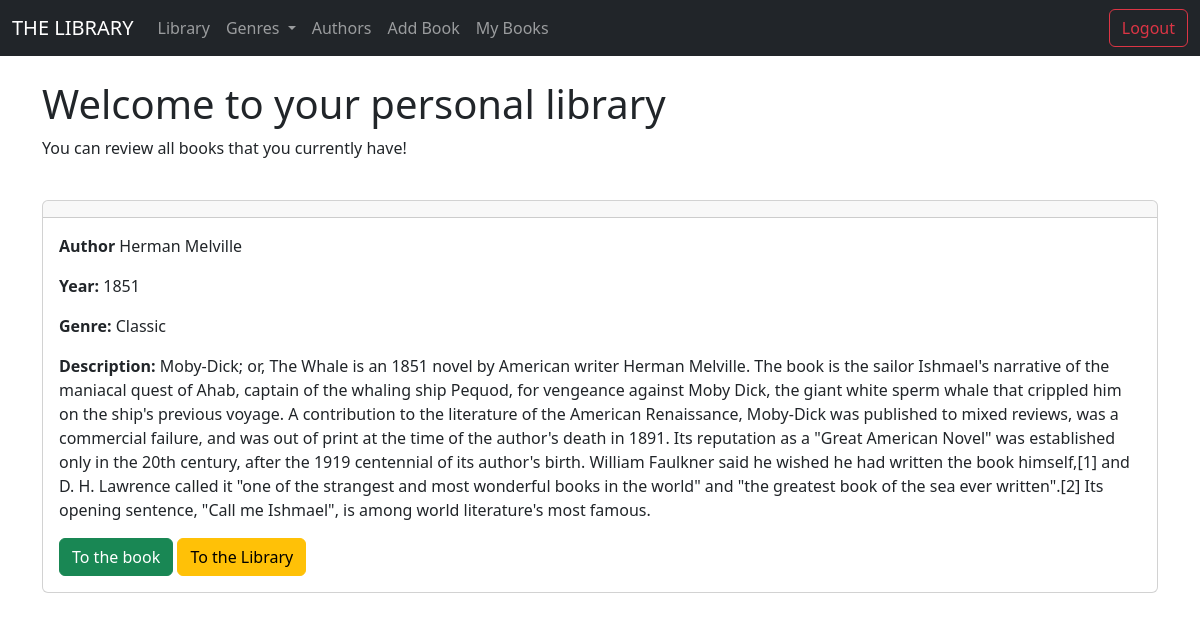
Page /mybooks (signed in) on the earlier database version.
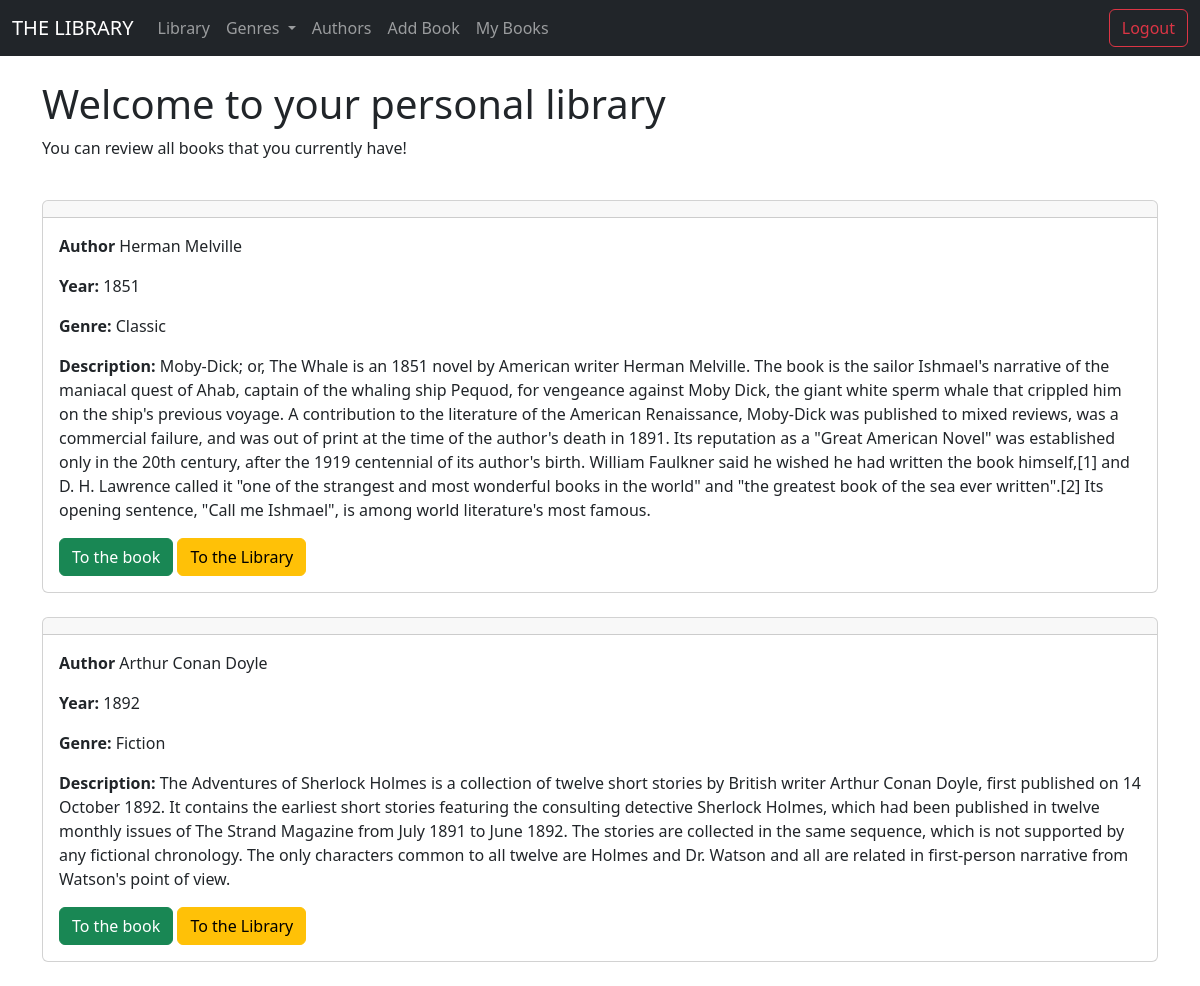
Same page on the later database version.
### models/db_models.py (models this page shows)
class Library(db.Model):
    id = db.Column(db.Integer, primary_key=True)
    user_id = db.Column(db.Integer, db.ForeignKey("users.id"))
    book_id = db.Column(db.Integer, db.ForeignKey("book.id"))

class Book(db.Model):
    id = db.Column(db.Integer, primary_key=True)
    title = db.Column(db.String(100), nullable=False, unique=False)
    author_name = db.Column(db.String(100), nullable=False, unique=False)
    author_surname = db.Column(db.String(100), nullable=True, unique=False)
    year = db.Column(db.String(100), nullable=False, unique=False)
    genre = db.Column(db.String(50), nullable=False, unique=False)
    description = db.Column(db.Text)
    reviews = db.relationship("Review", backref='reviewed_book')
    reader = db.relationship("Library", backref='stored_book')

### main.py (the view)
@app.route('/mybooks', methods = ['GET', 'POST'])
@login_required
def my_books():
    all_books = Library.query.filter_by(user_id=current_user.id)
    return render_template("mybooks.html", all_books=all_books)

### main.py (called while the page is built)
@login_manager.user_loader
def load_user(user_id):
    return Users.query.get(int(user_id))

### templates/mybooks.html (shortened to what this page needs)
{% extends 'base.html'%}
{% block content %}
<br>
{% if current_user.is_authenticated %}
<h1>Welcome to your personal library</h1>
<p>You can review all books that you currently have!</p>
<br>
{% for book in all_books %}
    <div class="card">
      <h5 class="card-header"> {{book.title}}</h5>
      <div class="card-body">
          <p class="card-text"><strong>Author</strong> {{book.stored_book.author_name}} {{book.stored_book.author_surname}}</p>
          <p class="card-text"><strong>Year:</strong> {{book.stored_book.year}}</p>
          <p class="card-text"><strong>Genre:</strong> {{book.stored_book.genre}}</p>
          <p class="card-text"><strong>Description:</strong> {{book.stored_book.description}}</p>
          <a href={{url_for('book', id=book.id)}}  class="btn btn-success">To the book</a>
          <a href={{url_for('home')}}  class="btn btn-warning">To the Library</a>
      </div>
    </div>
<br>
{% endfor %}
{% endif %}
{% endblock %}

Differences in the rows shown:
added Library: stored_book.author_name "Arthur", stored_book.author_surname "Conan Doyle", stored_book.year "1892", stored_book.genre "Fiction", stored_book.description "The Adventures of Sherlock Holmes is a collection of twelve short stories by British writer Arthur Conan Doyle, first published on 14 October 1892. It contains the earliest short stories featuring the consulting detective Sherlock Holmes, which had been published in twelve monthly issues of The Strand Magazine from July 1891 to June 1892. The stories are collected in the same sequence, which is not supported by any fictional chronology. The only characters common to all twelve are Holmes and Dr. Watson and all are related in first-person narrative from Watson's point of view."
